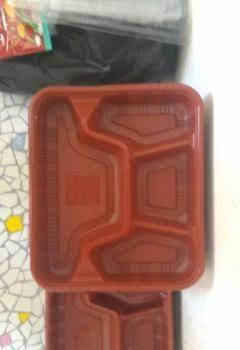
#> input picture train/0/img_11.jpg, 240 x 350 px, given in place of 001_0086.jpg, which was not available
$ python 527228.py   (older library calls are emulated)
#> lines starting #> are read from the running program, lines starting #| are printed output that depends on the picture; pictures that were not available may be replaced by others from this repository, and a replacement may not be noted
#!/usr/bin/env python
# coding: utf-8

#
# 本人主要方向是深度学习技术在媒体、教育上的应用。欢迎深度学习赛道上的新老司机们关注交流，以后还会为大家分享更多有趣的项目。
#
# 【下面是我的主页链接】
#
# 来AI Studio互粉吧~等你哦~ [https://aistudio.baidu.com/aistudio/personalcenter/thirdview/76563](https://aistudio.baidu.com/aistudio/personalcenter/thirdview/76563)
#
# 【项目列表】
#
# [训练数据太少？过拟合？一文带你领略“数据增长魔法”(上) (https://aistudio.baidu.com/aistudio/projectdetail/408059)](https://aistudio.baidu.com/aistudio/projectdetail/408059)
#
# [训练数据太少？过拟合？一文带你领略“数据增长魔法”(下) (https://aistudio.baidu.com/aistudio/projectdetail/422256)](https://aistudio.baidu.com/aistudio/projectdetail/422256)
#
# [一文帮你理解用Paddle训练模型的原理1-手写回归模型 (https://aistudio.baidu.com/aistudio/projectdetail/367090)](https://aistudio.baidu.com/aistudio/projectdetail/367090)
#
# [一文帮你理解用Paddle训练模型的原理2-权值可视化（VisualDL） (https://aistudio.baidu.com/aistudio/projectdetail/386954)](https://aistudio.baidu.com/aistudio/projectdetail/386954)
#
#

# # 四、上回没讲完的故事
# 在上文《[训练数据太少？过拟合？一文带你领略“数据增长魔法”(上)](https://aistudio.baidu.com/aistudio/projectdetail/408059)》中我们已经使用了明暗、对比度、饱和度、锐化、 裁切、翻转、旋转、和加噪等各种“争奇斗艳”的图像数据増广技术治好了模型的过拟合。这样，应该就可以 live happily ever after了吧。现实中，如果我们继续训练模型至500epoch，loss曲线就又长成了“这样儿”...
#
# ![](https://ai-studio-static-online.cdn.bcebos.com/af2de78230c9413e8010bcbba2567ae9cb14b6c678d54a19ad3c18fc7a883b5d)
#
# 真是“我待模型如初恋，她虐我一遍又一遍”。要想继续提高模型精度，上次那几招已经被“过拟合”给看破了。接下来怎么办？
#
# 这次的方法是在使用上文介绍的数据増广方法的基础上使用的。所以，我们把上文中使用用户自定义数据増广方法（使用imgaug库效果也是同样的）的模型作为基线版本用于对比。我们先做好准备工作。

# In[1]:


# 解压数据集（项目准备工作）
# 初次运行时需要将下面一行注释取消
#!unzip -d /home/aistudio/work /home/aistudio/data/data22612/Images.zip


# In[2]:


#简单的数据増广（用作基线版本）
import numpy as np
import random
from PIL import Image, ImageEnhance
import cv2
import matplotlib.pyplot as plt
get_ipython().run_line_magic('matplotlib', 'inline')

# 随机改变亮度
def random_brightness(img, lower=0.5, upper=1.5):
    e = np.random.uniform(lower, upper)
    return ImageEnhance.Brightness(img).enhance(e)

# 随机改变对比度
def random_contrast(img, lower=0.5, upper=1.5):
    e = np.random.uniform(lower, upper)
    return ImageEnhance.Contrast(img).enhance(e)

# 随机改变颜色(饱和度)
def random_color(img, lower=0.5, upper=1.5):
    e = np.random.uniform(lower, upper)
    return ImageEnhance.Color(img).enhance(e)

# 随机改变清晰度
def random_sharpness(img, lower=0.5, upper=1.5):
    e = np.random.uniform(lower, upper)
    return ImageEnhance.Sharpness(img).enhance(e)

# 等比例随机裁剪
def random_crop(img, max_ratio=1.5):
    #if(random.random() > 0.5):
    #    return img
    img = np.asarray(img)
    h, w, _ = img.shape
    m = random.uniform(1, max_ratio)
    n = random.uniform(1, max_ratio)
    x1 = w * (1 - 1 / m) / 2
    y1 = h * (1 - 1 / n) / 2
    x2 = x1 + w * 1 / m
    y2 = y1 + h * 1 / n
    img = Image.fromarray(img)
    img = img.crop([x1, y1, x2, y2])
    type = [Image.NEAREST,Image.BILINEAR,Image.BICUBIC,Image.ANTIALIAS]
    img = img.resize((w, h),type[random.randint(0,3)])
    return img

# 随机翻转
def random_flip(img, thresh=0.5):
    img = np.asarray(img)
    if random.random() > thresh:
        img = img[:, ::-1, :]
    if random.random() > thresh:
        img = img[::-1 , :, :]
    img = Image.fromarray(img)
    return img

# 随机旋转图像
def random_rotate(img, thresh=0.5):
    # 任意角度旋转
    angle = np.random.randint(0, 360)
    img = img.rotate(angle)
    return img

# 随机加高斯噪声
def random_noise(img, max_sigma = 5, thresh=0.5):
    if random.random() > thresh:
        return img
    img = np.asarray(img)
    sigma = np.random.uniform(0, max_sigma)
    noise = np.round(np.random.randn(img.shape[0], img.shape[1], 3) * sigma).astype('uint8')
    img = img + noise
    img[img > 255] = 255
    img[img < 0] = 0
    img = Image.fromarray(img)
    return img

#统一使用各种图像増广方法
def image_augment(img):
    ops = [random_brightness, random_contrast, random_color, random_sharpness, random_crop,             random_flip, random_rotate, random_noise]
    np.random.shuffle(ops)

    img = Image.fromarray(img)
    img = ops[0](img)
    img = ops[1](img)
    img = ops[2](img)
    img = ops[3](img)
    img = ops[4](img)
    img = ops[5](img)
    img = ops[6](img)
    img = ops[7](img)
    img = np.asarray(img)

    return img


# # 五、Sample Pairing
# 为了再次驯服我们亲爱的模型，我们要寻找更加强大的技术。既然一张图片进行増广已经没啥新花样了，就试试两张一起搞的。
#
# 论文《Data Augmentation by Pairing Samples for Images Classification》提出了一种高效数据增强方式 SamplePairing，可以使训练集规模从 N 扩增到 N*N。
# 论文在使用 GoogLeNet，在 ILSVRC 2012 数据集从 top-1 错误率从 33.5% 降低到 29%，在 CIFAR-10 数据集 top-1 错误率从 8.22％ 降低到 6.93％。对于训练集有限的任务而言，提高了模型的准确性，效果很明显。
#
# SamplePairing 的实现很简单，样本采用两幅图片直接像素相加求平均，样本的 label 不变。但是在训练过程中，先用普通数据增广方式，完成多个 epoch 后间歇性禁止 SamplePairing，在训练损失函数和精度稳定后，禁止 SamplePairing 进行微调。
# ![](https://ai-studio-static-online.cdn.bcebos.com/22d2e3d31d004bd78eed3b4ac7649bd425cb91c9549a4935933c34b3cfef1298)
#
# 附上论文地址：
#
# [Data Augmentation by Pairing Samples for Images Classification（https://arxiv.org/abs/1801.02929）](https://arxiv.org/abs/1801.02929)
#
# Paddle代码实现：

# In[3]:


#Sample Pairing方式进行数据増广
import numpy as np

def samplePairing(img1, img2):
    h = max(img1.shape[0], img2.shape[0])
    w = max(img1.shape[1], img2.shape[1])
    img = np.zeros((h, w, img1.shape[2]), 'float32')
    img[:img1.shape[0], :img1.shape[1], :] = img1.astype('float32') / 2
    img[:img2.shape[0], :img2.shape[1], :] += img2.astype('float32') / 2
    if img1.dtype == 'uint8':
        return img.astype('uint8')   # 处理、返回归一化前图片
    else:
        return img                   # 处理、返回归一化后图片


# Sample Pairing的图片处理实现竟然这么简单。但人家实实在在的提高了模型的效果。根据论文，Sample Pairing并不是全程加入训练，而且要间歇性禁用，所以在训练过程中也要插入一些代码。
#
# ```
# # 如果选择samplePairing,在设定的epoch范围内进行samplePairing处理,每10次间歇性禁用2次。
# if augment == 'samplePairing' and epoch >= sample_pairing_start_epoch \
#     and epoch < sample_pairing_end_epoch and epoch % 10 < 8:
#     for i in range(x_data.shape[0]):
#         x_data[i] = samplePairing(x_data[i], x_data[np.random.randint(0, x_data.shape[0])])
#
# ```
# 下面，看看Sample Pairing处理图片的效果：

# In[4]:


# 查看Sample Pairing处理图片的结果
img1 = cv2.imread("/home/aistudio/work/Images/ak47/001_0086.jpg")
#> img1 is the input picture: shape (350, 240, 3); mean B, G, R 112.3, 123.8, 163
img1 = cv2.cvtColor(img1, cv2.COLOR_BGR2RGB)
img2 = cv2.imread("/home/aistudio/work/Images/cannon/029_0002.jpg")
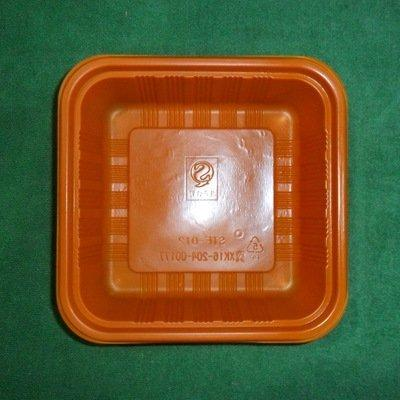
#> input picture train/0/img_116.jpg, 400 x 400 px, given in place of 029_0002.jpg, which was not available
#> img2 is the input picture: shape (400, 400, 3); mean B, G, R 52.5, 92.4, 106.7
img2 = cv2.cvtColor(img2, cv2.COLOR_BGR2RGB)
img1_baseAugmented = image_augment(img1)
img2_baseAugmented = image_augment(img2)
img_paired = samplePairing(img1_baseAugmented, img2_baseAugmented)

def erase(ax, plt):
    ax.spines['top'].set_visible(False)
    ax.spines['right'].set_visible(False)
    ax.spines['bottom'].set_visible(False)
    ax.spines['left'].set_visible(False)
    plt.xticks([])
    plt.yticks([])

plt.figure(figsize=(12,8),dpi=80)
#1-1
ax = plt.subplot(3, 3, 1)
plt.imshow(img1)
plt.title('img1_original')
erase(ax, plt)
#1-2
ax = plt.subplot(3, 3, 2)
plt.imshow(img1_baseAugmented)
plt.title('img1_baseAugmented')
erase(ax, plt)
#1-3
ax = plt.subplot(3, 3, 3)
plt.imshow(np.zeros(img1.shape, dtype='uint8') + 255)
erase(ax, plt)
#2-1
ax = plt.subplot(3, 3, 4)
plt.imshow(np.zeros(img_paired.shape, dtype='uint8') + 255)
erase(ax, plt)
#2-2
ax = plt.subplot(3, 3, 5)
plt.imshow(np.zeros(img_paired.shape, dtype='uint8') + 255)
erase(ax, plt)
#2-3
ax = plt.subplot(3, 3, 6)
plt.imshow(img_paired)
plt.title('img_samplePaired')
erase(ax, plt)
#3-1
ax = plt.subplot(3, 3, 7)
plt.imshow(img2)
plt.title('img2_original')
erase(ax, plt)
#3-2
ax = plt.subplot(3, 3, 8)
plt.imshow(img2_baseAugmented)
plt.title('img2_baseAugmented')
erase(ax, plt)
#3-3
ax = plt.subplot(3, 3, 9)
plt.imshow(np.zeros(img2.shape, dtype='uint8') + 255)
erase(ax, plt)


# 原图片img1和img2分贝经过基线的数据増广处理后按照0.5:0.5的比例逐像素叠加成一张图片，新图片的宽度为两张图片宽度的最大值，高度亦然。

# # 六、Mixup
#
# 既然有了Sample Pairing这样牛叉的存在，这世上没准儿就要上演一番“瑜亮之争”。果然，Mixup半路杀出，増广的方法简直与Sample Pairing如出一辙，但更胜一筹。论文《mixup: Beyond Empirical Risk Minimization》从ERM的不足出发，理论上解释了为什么mixup可以改进模型（而Sample Pairing方法的有效原因未提出合理的解释是其论文的硬伤）。mixup是一种非常规的数据增强方法，一个和数据无关的简单数据增强原则，其以线性插值的方式来构建新的训练样本和标签，并且不止限于处理图像数据。也有观点认为这种数据増广方式实际上是一种对模型添加正则化约束的方法，也可以理解成对模型进行了剪枝。它希望模型尽可能往线性函数靠近。既保证模型预测尽可能准确，又让模型尽可能简单。结果就是，Mixup中了2018年ICLR而Sample Pairing被拒了。
#
# Mixup的实现也十分简单，而且和Sample Pairing很像。甚至有人认为Sample Pairing可以看成是Mixup的一个特例。
#
# ![](https://ai-studio-static-online.cdn.bcebos.com/428e54d5ff9b4b1bb83d6b2d5853cf9aa8de4931bdb544ba87629958059575c6)
#
# 上图公式中的λ（既代码中的lam）为服从beta分布的位于[0,1]区间的随机数，可使用numpy库的np.random.beta(alpha, alpha)产生。其中的alpha为超参数，在本项目中取alpha=1.5。
#
# 附上论文地址：
#
# [mixup: Beyond Empirical Risk Minimization（https://arxiv.org/abs/1710.09412）](https://arxiv.org/abs/1710.09412)
#
# Paddle代码实现：

# In[5]:


#Mix Up方式进行数据増广
import numpy as np

def mixup(img1, img2, lambd):
    h = max(img1.shape[0], img2.shape[0])
    w = max(img1.shape[1], img2.shape[1])
    img = np.zeros((h, w, img1.shape[2]), 'float32')
    img[:img1.shape[0], :img1.shape[1], :] = img1.astype('float32') * lambd
    img[:img2.shape[0], :img2.shape[1], :] += img2.astype('float32') * (1 - lambd)
    if img1.dtype == 'uint8':
        return img.astype('uint8')   # 处理、返回归一化前图片
    else:
        return img                   # 处理、返回归一化后图片


# Mixup与Sample Pairing的实现非常相似，只是用lambd参数作为比例，取代了Sample Pairing中固定的0.5:0.5比例。在训练过程中也有不同。Mixup不但将输入数据（这里是存储图片像素向量）按比例加和，而且计算loss时也是将标签（label）按比例加和在一起的。
# ```
# # 如果选择mixup,加入mixup处理
# label_mixup = []
# lambd = 0
# if augment == 'mixup':
#     while lambd <= 0 or lambd >= 1:
#         lambd = np.random.beta(1.5, 1.5) # 超参数 alpha = 1.5, beta = 1.5， lambd服从beta分布
#     for i in range(x_data.shape[0]):
#         img2_sn = np.random.randint(0, x_data.shape[0])
#         label_mixup.append(y_data[img2_sn][0])
#         x_data[i] = mixup(x_data[i], x_data[img2_sn], lambd)
#     label_mixup = np.array(label_mixup).reshape(-1, 1)
#                             .
#                             .
#                             .
# loss = fluid.layers.softmax_with_cross_entropy(logits, label)
# # 如果使用mixup则模型的loss也要按lambda参数的比例合成
# if augment == 'mixup':
#     label_mixup = fluid.dygraph.to_variable(label_mixup)
#     loss_mixup = fluid.layers.softmax_with_cross_entropy(logits, label_mixup)
#     loss = loss * lambd + loss_mixup * (1 - lambd)
#
# ```
#
# 下面，看看Mixup处理图片的效果：

# In[6]:


# 查看Mix Up处理图片的结果
img1 = cv2.imread("/home/aistudio/work/Images/ak47/001_0086.jpg")
img1 = cv2.cvtColor(img1, cv2.COLOR_BGR2RGB)
img2 = cv2.imread("/home/aistudio/work/Images/cannon/029_0002.jpg")
img2 = cv2.cvtColor(img2, cv2.COLOR_BGR2RGB)
img1_baseAugmented = image_augment(img1)
#> call 3 of random_brightness, with lower = 0.5, upper = 1.5
#> in random_brightness (call 3), `return ImageEnhance.Brightness(img).enhance(e)`:
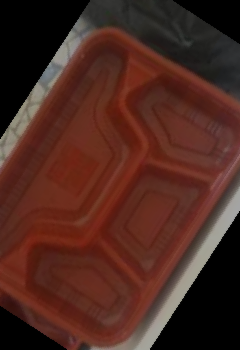
#> returned value: PIL image 240x350 RGB; mean R, G, B 77.1, 40.7, 32.3
img2_baseAugmented = image_augment(img2)
#> call 4 of random_rotate, with thresh = 0.5
#> in random_rotate (call 4), `img = img.rotate(angle)`:
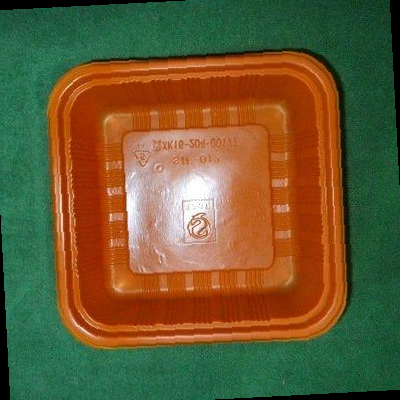
#> img: PIL image 400x400 RGB; mean R, G, B 105.9, 90.2, 51
#> call 4 of random_contrast, with lower = 0.5, upper = 1.5
#> in random_contrast (call 4), `return ImageEnhance.Contrast(img).enhance(e)`:
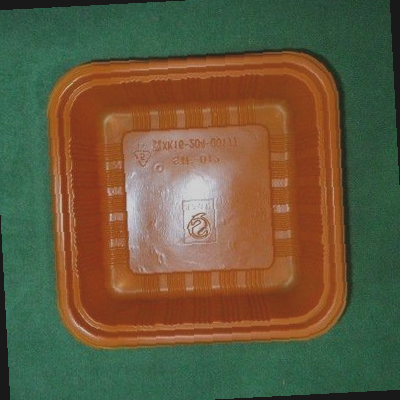
#> returned value: PIL image 400x400 RGB; mean R, G, B 100.9, 89.6, 61.6
#> call 4 of random_crop, with max_ratio = 1.5
#> in random_crop (call 4), `img = img.crop([x1, y1, x2, y2])`:
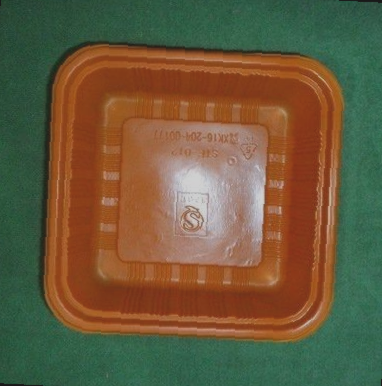
#> img: PIL image 382x386 RGB; mean R, G, B 105.6, 90.8, 61.6
#> call 4 of random_brightness, with lower = 0.5, upper = 1.5
#> in random_brightness (call 4), `return ImageEnhance.Brightness(img).enhance(e)`:
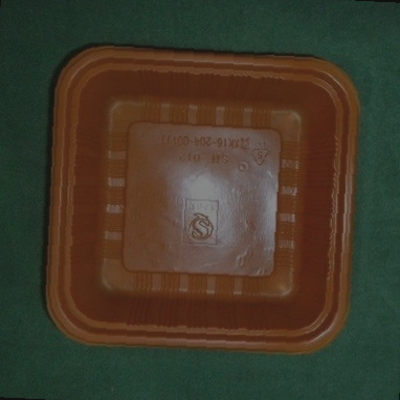
#> returned value: PIL image 400x400 RGB; mean R, G, B 66.2, 58.3, 42.7
#> call 4 of random_noise, with max_sigma = 5, thresh = 0.5
#> in random_noise (call 4), `img = img + noise`:
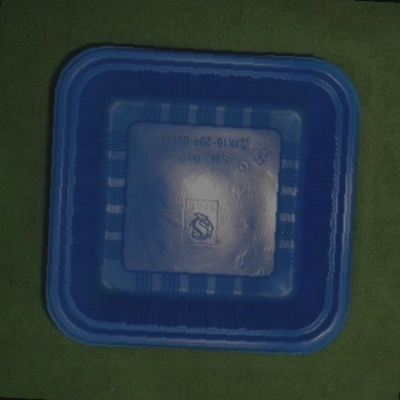
#> img: shape (400, 400, 3); mean of channels 0, 1, 2 66.2, 58.3, 42.7; drawn as B, G, R
img_mixuped, img_lambd = [], []
for i in range(12):
    lambd = 0
    while lambd <= 0 or lambd >= 1:
        lambd = np.random.beta(1.5, 1.5)
    img_lambd.append(lambd)
    img_mixuped.append(mixup(img1_baseAugmented, img2_baseAugmented, lambd))
#> after the loop, img_lambd = [0.3, 0.503, 0.499, 0.766, 0.308, 0.413, 0.314, 0.151, 0.434, 0.631, 0.38, 0.44]; img_mixuped = 12 items

plt.figure(figsize=(12,8),dpi=80)
#1-1
ax = plt.subplot(4, 4, 1)
plt.imshow(img1)
plt.title('img1_original')
erase(ax, plt)
#1-2
ax = plt.subplot(4, 4, 2)
plt.imshow(img1_baseAugmented)
plt.title('img1_baseAugmented')
erase(ax, plt)
#1-3
ax = plt.subplot(4, 4, 3)
plt.imshow(img2)
plt.title('img2_original')
erase(ax, plt)
#1-4
ax = plt.subplot(4, 4, 4)
plt.imshow(img2_baseAugmented)
plt.title('img2_baseAugmented')
erase(ax, plt)
#2-1 ~ 4-4
for i in range(12):
    ax = plt.subplot(4, 4, 4 + i +1)
    plt.imshow(img_mixuped[i])
    plt.title('mixed[lambda='+str(round(img_lambd[i], 2))+']')
    erase(ax, plt)


# 原图片img1和img2分贝经过基线的数据増广处理后按照 λ:(1 - λ) 的比例逐像素叠加成一张图片，新图片的宽度为两张图片宽度的最大值，高度亦然。其中，λ为符合beta分布的随机数，beta的alpha值在本项目中取alpha=1.5。

# # 七、看看这次又能涨多少点
#
# 分类模型采用了GoogleNet网络，这也是Sample Pairing论文中使用的网络。
#
# 跑之前最好先读下代码。这个模型采用Sample Pairing和Mixup方法都跑了一遍，需要时间较长。我已经跑完一遍，已经有结果输出了。各位同学也可以先跳到后面看结果。

# In[ ]:


#分别使用baseline（只使用简单数据増广）、SamplePairing和MixUp三种方式训练模型，以对比效果
import numpy as np
import paddle
import paddle.fluid as fluid
from paddle.fluid.layer_helper import LayerHelper
from paddle.fluid.dygraph.nn import Conv2D, Pool2D, BatchNorm, FC
from paddle.fluid.dygraph.base import to_variable

# 数据读取
# [55 lines left out: functions normalize_img, data_reader, not called in this run]

# 定义VGG模型（简单好用，便于初学者理解）
# 定义vgg块，包含多层卷积和1层2x2的最大池化层
class vgg_block(fluid.dygraph.Layer):
    # [16 lines left out: functions __init__, forward, not called in this run]

class VGG(fluid.dygraph.Layer):
    # [30 lines left out: functions __init__, forward, not called in this run]

# GoogLeNet模型代码
import numpy as np
import paddle
import paddle.fluid as fluid
from paddle.fluid.layer_helper import LayerHelper
from paddle.fluid.dygraph.nn import Conv2D, Pool2D, BatchNorm, FC
from paddle.fluid.dygraph.base import to_variable

# 定义Inception块
class Inception(fluid.dygraph.Layer):
    # [40 lines left out: functions __init__, forward, not called in this run]

class GoogLeNet(fluid.dygraph.Layer):
    def __init__(self, name_scope, num_classes=1):
#> (the run stopped early here; a loop or call above may not have finished)
